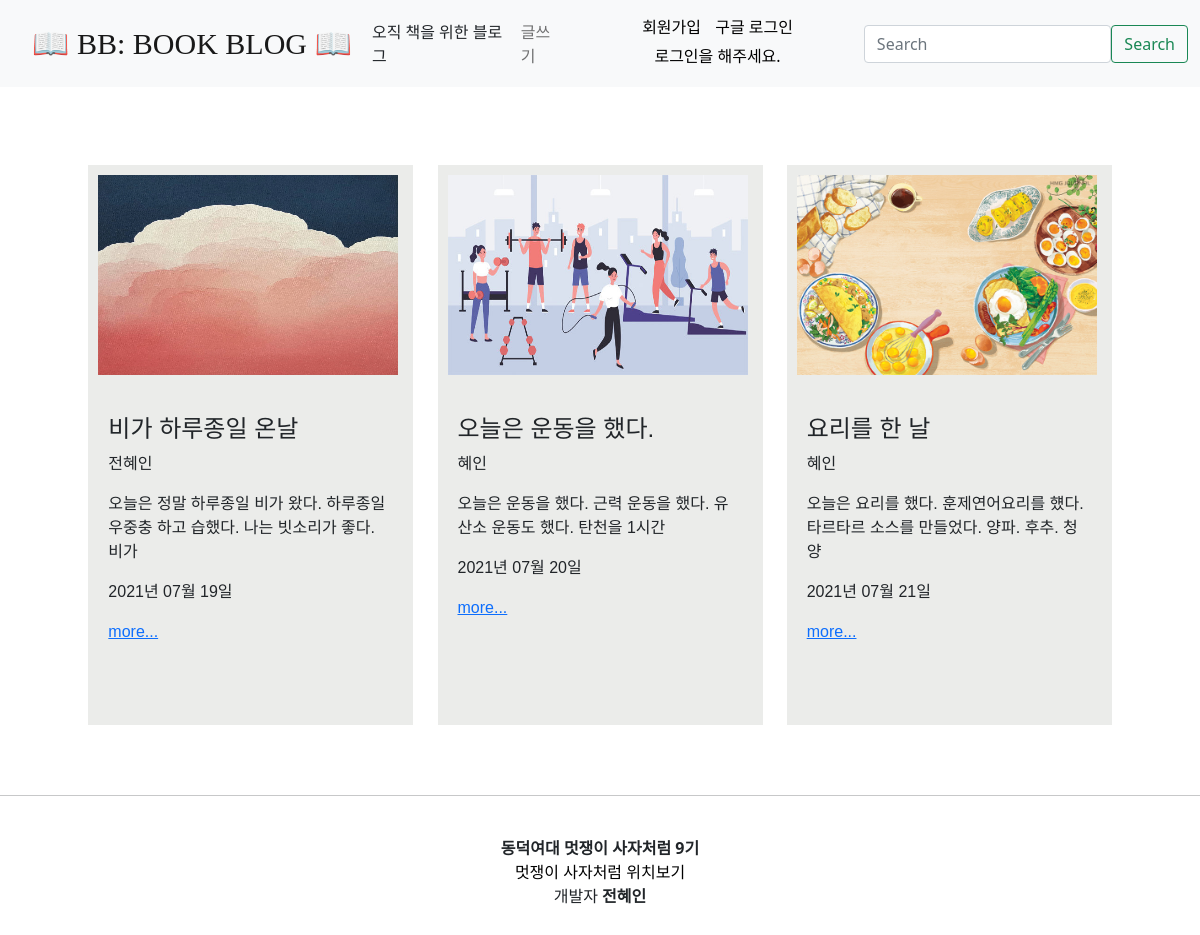
The app's page /, older data.
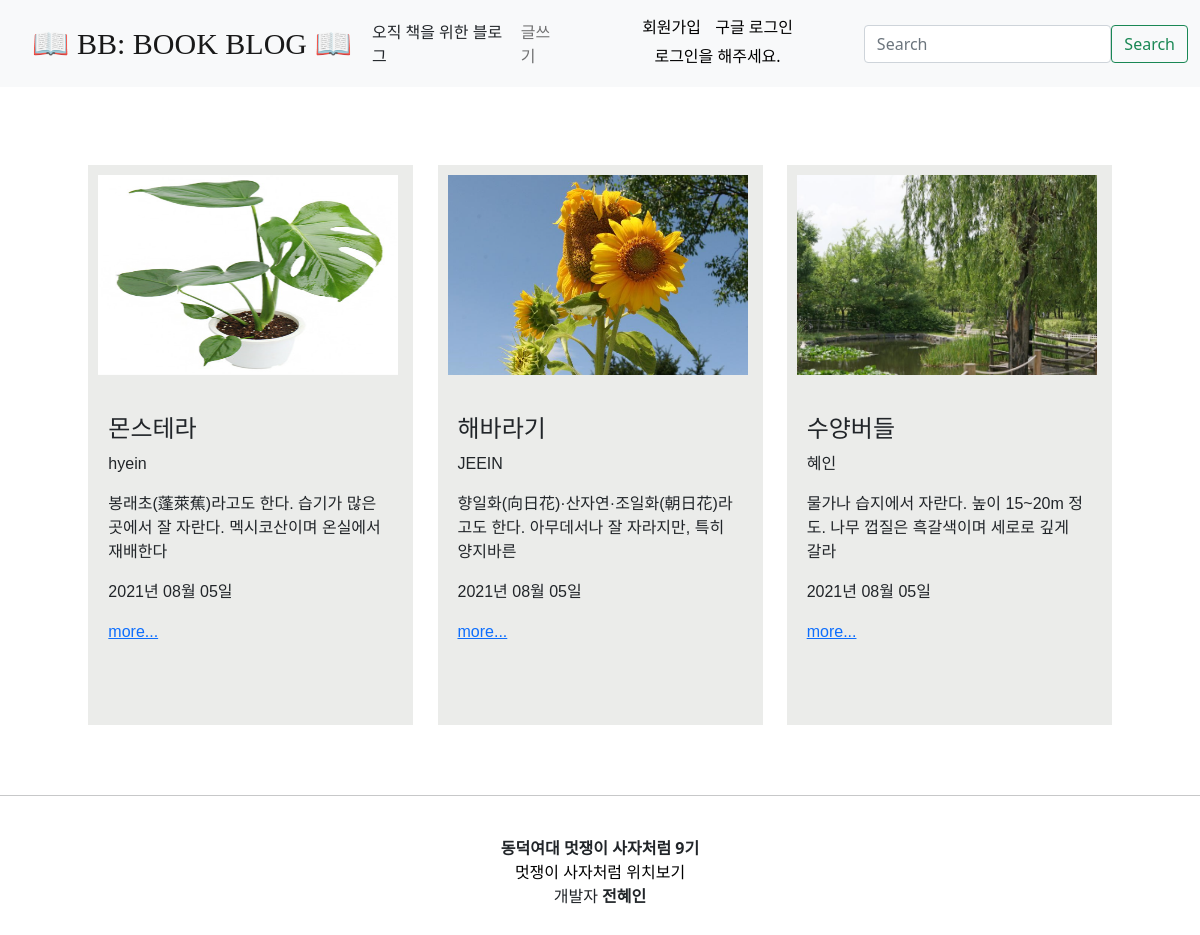
The same page, newer data.
### crudapp/models.py (models this page shows, shortened)
class Blog(models.Model):
    title = models.CharField(max_length=200)
    writer = models.CharField(max_length=100)
    pub_date = models.DateTimeField('date published')
    body = models.TextField()
    images = models.ImageField(blank=True, upload_to="images", null=True)
    image_thumbnail = ImageSpecField(source = 'images', processors=[ResizeToFill(120,60)], format='JPEG')
    hits = models.PositiveIntegerField(default=0, verbose_name='조회수')
    def summary(self):
        return self.body[:50]

### crudapp/views.py (the view)
# urls.py: 2. Add a URL to urlpatterns:  path('', views.home, name='home')
def home(request):
    blogs = Blog.objects
    return render(request, 'home.html', {'blogs':blogs})

### crudapp/templates/home.html (shortened to what this page needs)
{% extends 'base.html' %}
{% block content %}
<br>
<br>
{% for blog in blogs.all %}
<span class="container2">
    <div class="cards">
      <div class="card-body">
        <div class="img">
          {% if blog.images %}
            <img src="{{blog.image_thumbnail.url}}" width="300" height="200">
          {% else %}
            <img src="/static/cloud.jpg" alt="빈칸" width="300" height="200">
          {% endif %}
        </div>
        <div class="book_body">
          <h4>{{ blog.title }}</h4>
          <p>{{blog.writer}}</p>
          <p>{{ blog.summary }}</p>
          <p>{{ blog.pub_date | date:"Y년 m월 d일" }}</p>
          <a href="{% url 'detail' blog.id %}">more...</a>
        </div>
      </div>
    </div>
</span>
{% endfor %}
{% endblock %}

Row changes from the older to the newer data that the page shows:
removed Blog: title "비가 하루종일 온날", writer "전혜인", summary "오늘은 정말 하루종일 비가 왔다. 하루종일 우중충 하고 습했다. 나는 빗소리가 좋다. 비가", pub_date "2021년 07월 19일"
removed Blog: image_thumbnail (picture), title "오늘은 운동을 했다.", writer "혜인", summary "오늘은 운동을 했다. 근력 운동을 했다. 유산소 운동도 했다. 탄천을 1시간", pub_date "2021년 07월 20일"
added Blog: image_thumbnail (picture), title "몬스테라", writer "hyein", summary "봉래초(蓬萊蕉)라고도 한다. 습기가 많은 곳에서 잘 자란다. 멕시코산이며 온실에서 재배한다", pub_date "2021년 08월 05일"
added Blog: image_thumbnail (picture), title "해바라기", writer "JEEIN", summary "향일화(向日花)·산자연·조일화(朝日花)라고도 한다. 아무데서나 잘 자라지만, 특히 양지바른", pub_date "2021년 08월 05일"
changed Blog "혜인": image_thumbnail: a different picture; title "요리를 한 날" → "수양버들"; summary "오늘은 요리를 했다. 훈제연어요리를 헀다. 타르타르 소스를 만들었다. 양파. 후추. 청양" → "물가나 습지에서 자란다. 높이 15~20m 정도. 나무 껍질은 흑갈색이며 세로로 깊게 갈라"; pub_date "2021년 07월 21일" → "2021년 08월 05일"
